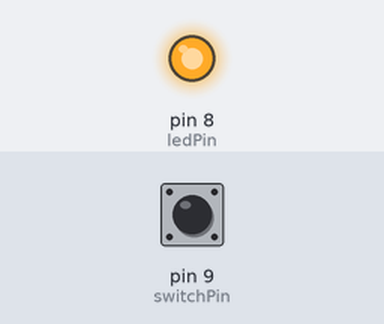
A sketch run on a simulated Arduino Uno, built with avr-gcc and run on an emulated ATmega328P. On the bench: output pins drawn as LEDs (lit = HIGH). The test bench sets the inputs (shaded band); at power-on: pin 9 (switchPin) HIGH.

Above: at 1.2 s.
1.3 s: pin 9 (switchPin) pulled LOW for 0.15 s
At 2.4 s:
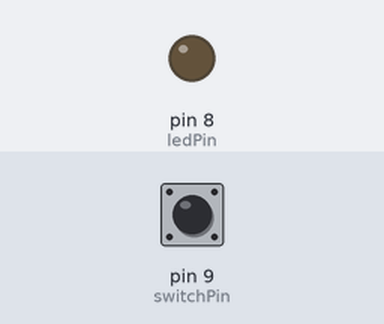
2.9 s: pin 9 (switchPin) pulled LOW for 1 s
At 4.9 s:
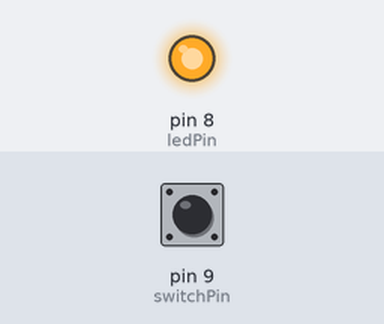
5.4 s: pin 9 (switchPin) pulled LOW for 3.2 s
At 9.7 s:
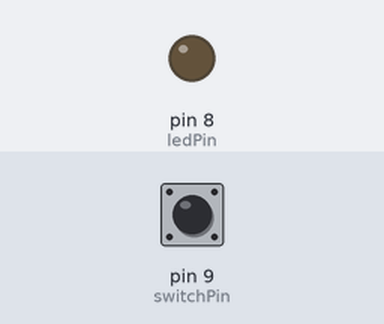
Timing chart, 0 to 11.2 s (numbered marks = the images above; inputs shaded):
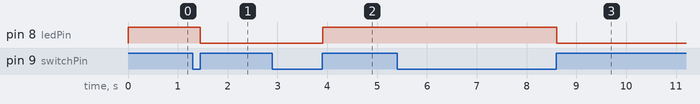

The sketch:

PushButton_On_and_Off.ino
```cpp
int ledPin = 8;
int switchPin = 9;
boolean lastButton = LOW;
boolean currentButton = LOW;
int ledOn = false;

//used input pull down where it is short ckt when it is not pressed(LOW or 0V) else pressed(HIGH or 5v)

void setup()
{
pinMode(ledPin, OUTPUT);
pinMode(switchPin, INPUT);

}

boolean check(boolean last)
{
   boolean current = digitalRead(switchPin);
  if(last != current)
 {
  delay(5);
   current = digitalRead(switchPin);
 }
return current;

}

void loop()
{


    currentButton = check(lastButton);
    if(lastButton == LOW && currentButton == HIGH)
    {
      ledOn = !ledOn;
    }
    lastButton = currentButton;
    digitalWrite(ledPin, ledOn);

}
```

Measured:
- after the input at 1.3 s, pin 8 (ledPin): HIGH → LOW after 0.16 s
- after the input at 2.9 s, pin 8 (ledPin): LOW → HIGH after 1.0 s
- after the input at 5.4 s, pin 8 (ledPin): HIGH → LOW after 3.2 s
